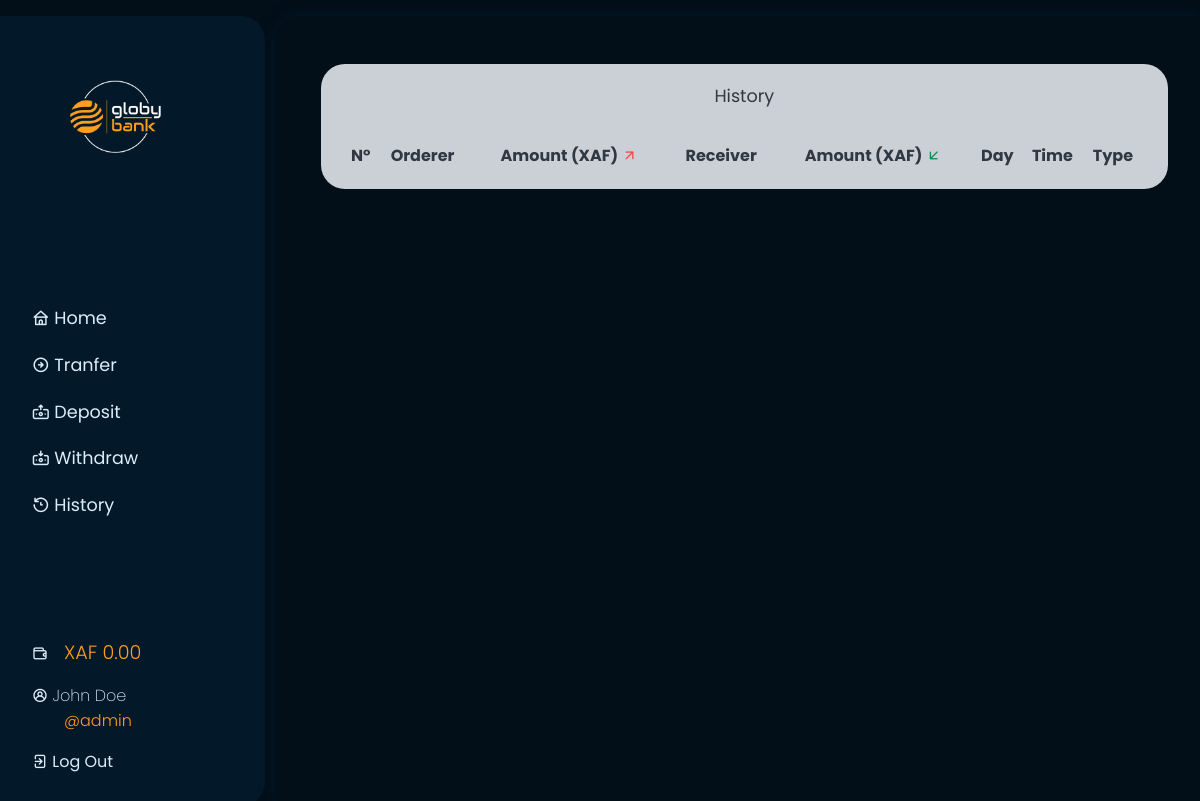
Before: /history (signed in) with the older database file.
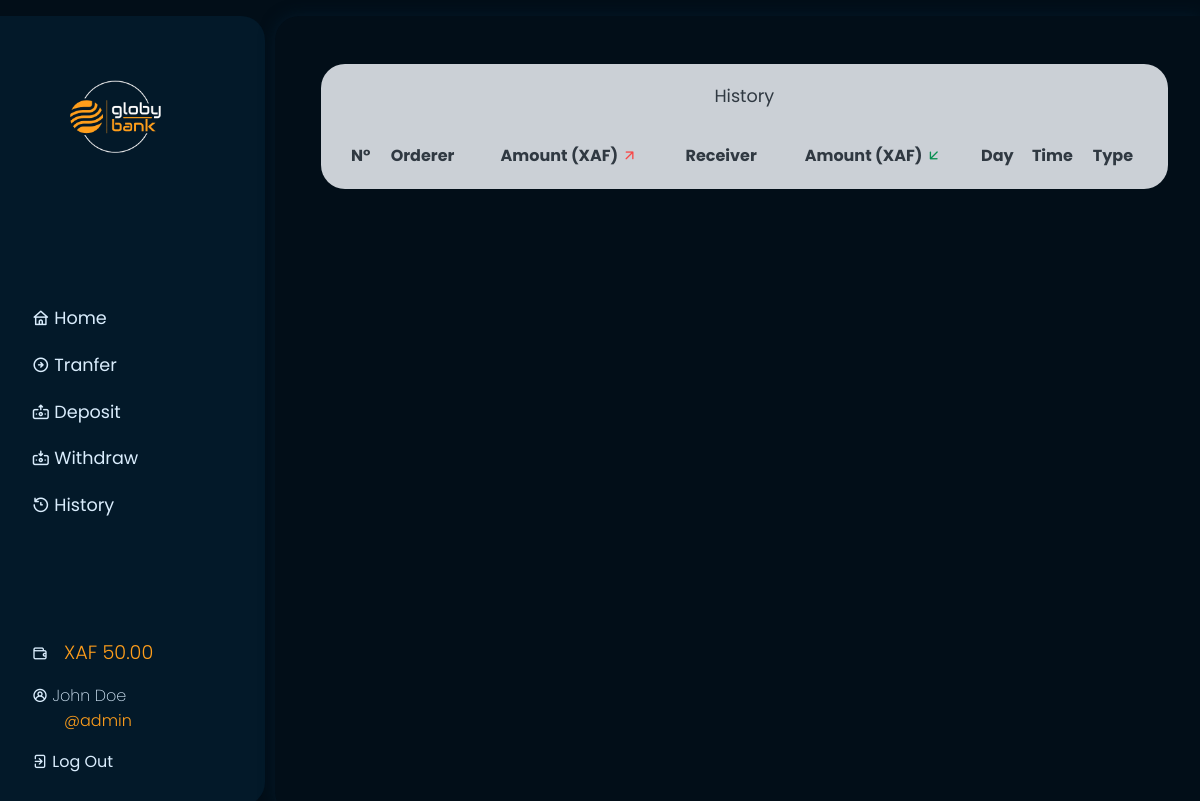
After: the same page with the newer database file.
### authentication/models.py (models this page shows, shortened)
class Account(AbstractBaseUser):
    username = models.CharField(verbose_name=_(
        'username'), max_length=100, unique=True)
    first_name = models.CharField(verbose_name=_('first_name'), max_length=100)
    last_name = models.CharField(verbose_name=_('last_name'), max_length=100)
    country = CountryField(blank=True, blank_label='(select country)')
    balance = models.DecimalField(verbose_name=_(
        'balance'), default=0, max_digits=15, decimal_places=2)
    code_pin = models.CharField(max_length=4, default='0000')
    date_joined = models.DateTimeField(
        verbose_name=("date_joined"), auto_now_add=True)
    last_login = models.DateTimeField(verbose_name=_(
        'last login'), blank=True, null=True, auto_now=True)
    is_admin = models.BooleanField(default=False)
    is_active = models.BooleanField(default=True)
    is_staff = models.BooleanField(default=False)
    is_superuser = models.BooleanField(default=False)
    USERNAME_FIELD = 'username'
    REQUIRED_FIELDS = ['first_name', 'last_name', 'country']
    objects = MyAccountManager()
    @property
    def get_fullname(self):
        return self.first_name + ' ' + self.last_name

### transaction/views.py (the view)
# urls.py: path('history', HistoryView.as_view(), name='history'),
class HistoryView(HomeView):
    template_name  = 'auth/history.html'

### transaction/views.py (called while the page is built)
    def get(self, request):
        user = self.request.user
        transactions = Transaction.objects.filter(Q(orderer=user) | Q(receiver=user)
                                                )
        transactions = [[i+1, t, get_type_of_transaction(user, t.orderer, t.receiver, t.amount_sent, t.amount_received)] for i, t in enumerate(transactions)]
        context = {'transactions': transactions, 'currency' :'XAF'}
        return render(request, self.template_name,  context)

### templates/auth/history.html (shortened to what this page needs)
{% extends 'base.html' %}
{% load static %}
{% load user_format %}
{% block content %}
<div class="main-content">
    <div class="grid transaction">
        <div class="latest-transaction">
            <h2>History</h2>
            <table>
                <thead>
                    <tr>
                        <th>N°</th>
                        <th>Orderer</th>
                        <th>Amount ({{currency}}) <i class="uil uil-arrow-up-right"></i></th>
                        <th>Receiver</th>
                        <th>Amount ({{currency}}) <i class="uil uil-arrow-down-left"></i></th>
                        <th>Day</th>
                        <th>Time</th>
						<th>Type</th>
                    </tr>
                </thead>
            </table>
        </div>
    </div>
</div>
{% endblock content %}

### templates/components/sidebar.html
{% load static %}
<div class="side-bar container">
    <img src="{% static 'images/logo.png' %}" alt="logo">
    <nav>
        <ul class="nav-links">
            <li><a href="{% url 'home' %}" class="home"><i class="uil uil-home"></i> Home</a></li>
            <li><a href="{% url 'transfer' %}" class="transact"><i class="uil uil-arrow-circle-right"></i> Tranfer</a></li>
            <li><a href="{% url 'withdraw_recharge' action='recharge' %}">
                <i class="uil uil-money-insert"></i>
                <span>Deposit</span>
            </a></li>
            <li><a href="{% url 'withdraw_recharge' action='withdraw' %}">
                <i class="uil uil-money-withdraw"></i>
                <span>Withdraw</span>
            </a></li>
            <li><a href="{% url 'history' %}" class="history"><i class="uil uil-history"></i> History</a></li>
        </ul>
    </nav>
    <div>
        {% if request.user.is_authenticated %}
        <div class="side_bar_balance"><p><i class="uil uil-wallet"></i><span>XAF {{request.user.balance}}</span></p></div>
        <div>
            <p><i class="uil uil-user-circle"></i>  {{request.user.get_fullname}}</p>
            <span>@{{request.user.username}}</span>
        </div>
        {% endif %}
        {% if request.user.is_authenticated %}
        <a href="{% url 'logout' %}"><i class="uil uil-signout"></i>  Log Out</a>
        {% else %}
        <a href="{% url 'register' %}"><i class="uil uil-user-plus"></i> Register</a>
        <a href="{% url 'login' %}"><i class="uil uil-signin"></i>  Log In</a>
        {% endif %}
    </div>
</div>

Changed rows visible on the page:
changed Account "John Doe": user.balance "0.00" → "50.00"
